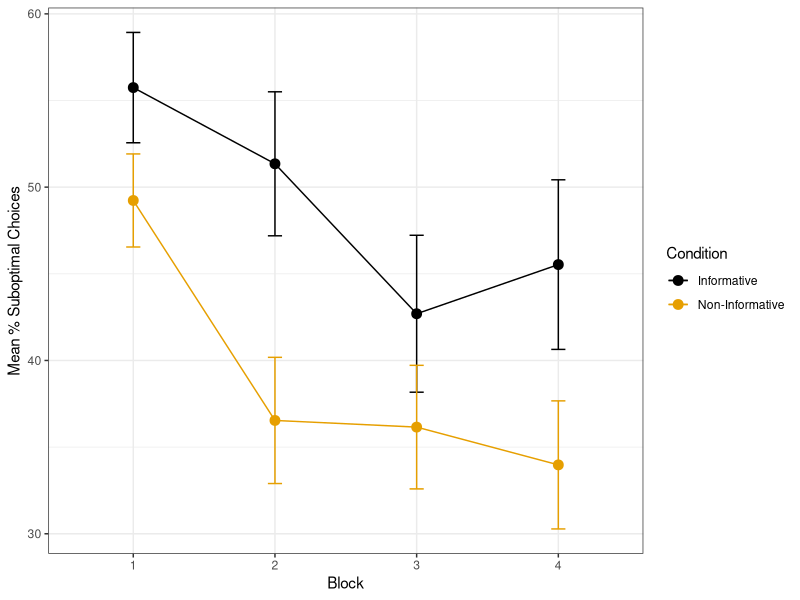
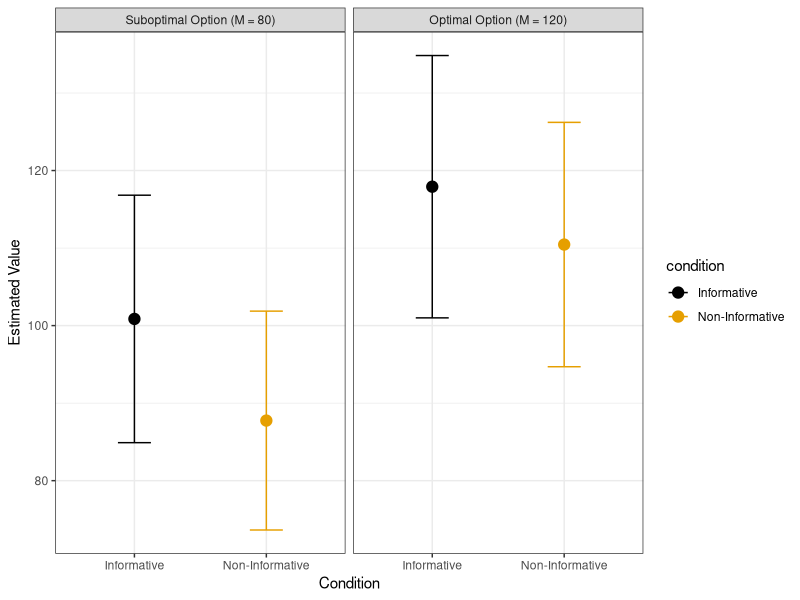
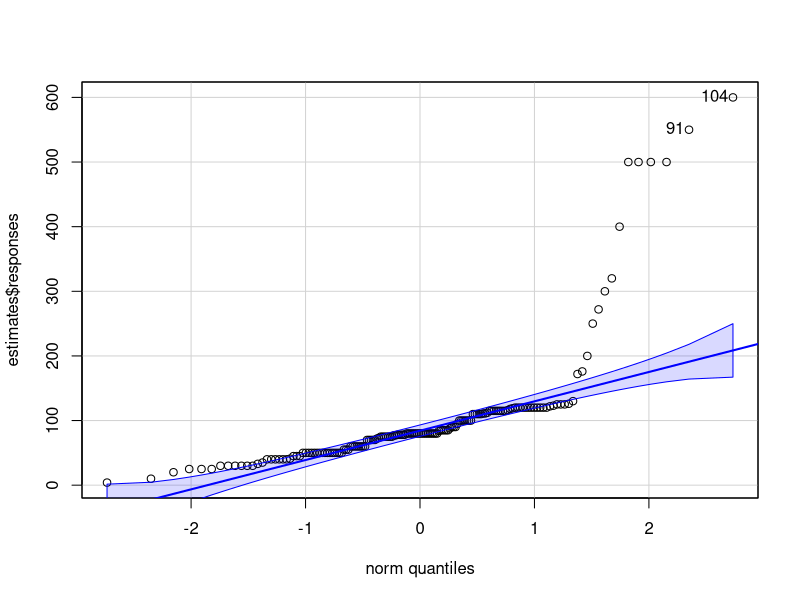
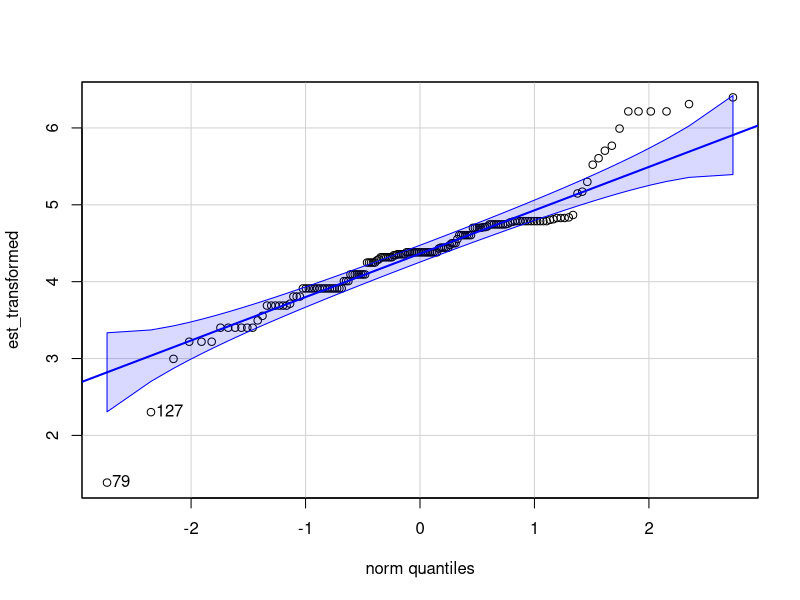

Write R code to recreate these figures, in order.
# learning NWTK Exp 1
# created axl 7/9/22
# last updated axl 12/12/23

# load the libraries
library(tidyverse)
library(here)
library(data.table)
library(ggthemes)
library(emmeans)
library(lmtest)

# load the data
data <- read.csv(here("data_tidy", "s1_data_cleaned.csv"))
data$choice <- as.factor(data$choice)

# Save trial Data 
trialdat <- data %>% filter(!is.na(banditTrial)) %>%
  select(c(PID, banditTrial, choice, cue, feedback, magnit)) %>%
  rename(condition = magnit) %>%
  arrange(PID, banditTrial)

# Overall KIS vs FON choices: proportions ####

# cue: 1 is KIS, 2 is FON

trialdat <- trialdat %>%
  mutate(block = case_when(
    banditTrial <= 15 ~ 1,
    banditTrial <= 30 ~ 2,
    banditTrial <= 45 ~ 3,
    TRUE ~ 4
  ))

## visualise prop FON over blocks

trialdat$block <- as.factor(trialdat$block)

glimpse(trialdat)

#write.csv(trialdat, here("data_tidy", "s1_trialdat.csv"), row.names = FALSE)

# Overall FON percentage across blocks ####

propFON_blocks <- trialdat %>%
  group_by(PID, block, choice, .drop=FALSE) %>%
  summarise(n_FON = n()) %>% # chose FON
  filter(choice == 1)

conditionInfo <- trialdat %>% select(c(PID, condition)) %>% unique()

propFON_blocks <- left_join(conditionInfo, propFON_blocks)

propFON_blocks <- propFON_blocks %>%
  mutate(percent_FON = (n_FON/15)*100) # 15 trials per block

propFON_summary <- propFON_blocks %>%
  group_by(condition, block) %>%
  summarise(stdev = sd(percent_FON, na.rm=TRUE),
            mean = mean(percent_FON, na.rm=TRUE),
            n = n(),
            stderr = stdev/sqrt(n)) %>%
  ungroup()

ggplot(propFON_summary,
       aes(block, mean, group = condition, col = condition)) +
  geom_point(size = 3) +
  geom_line() +
  geom_errorbar(aes(ymin=mean - stderr, ymax = mean + stderr), width = .1) +
  theme_bw() +
  labs(x="Block", y="Mean % Suboptimal Choices", col = "Condition") +
  scale_colour_colorblind(labels = c("Informative", "Non-Informative")) 

#ggsave(here("plots","s1_FON_blocks.jpg"), width = 6, height = 4.2)

# Predictors of KIS/FON choice: analyse using glmer ####
library(lme4)

trialdat$condition <- as.factor(trialdat$condition)

trialdat$condition <-relevel(trialdat$condition, ref = "NonInfo")

choice_mod_0 <- glmer(choice ~ (1|PID),
                      data = trialdat,
                      family = binomial(link = "logit"))
choice_mod_1 <- glmer(choice ~ condition+banditTrial + (1|PID),
             data = trialdat,
             family = binomial(link = "logit"))
choice_mod_2 <- glmer(choice ~ condition*banditTrial + (1|PID),
                      data = trialdat,
                      family = binomial(link = "logit"))

lrtest(choice_mod_0, choice_mod_1, choice_mod_2)

# Likelihood ratio test
# 
# Model 1: choice ~ (1 | PID)
# Model 2: choice ~ condition + banditTrial + (1 | PID)
# Model 3: choice ~ condition * banditTrial + (1 | PID)
# #Df  LogLik Df   Chisq Pr(>Chisq)    
# 1   2 -3477.9                          
# 2   4 -3435.3  2 85.1368     <2e-16 ***
# 3   5 -3435.3  1  0.1971      0.657    

summary(choice_mod_1)
confint(pairs(emmeans(choice_mod_1, ~ condition,type="response"))) 
# use 1/OR from the confint output to compute info/noninfo ratio, and 1/LCL and 1/UCL to compute CIs for that OR

# Single value estimate at end of task ####

estimates <- data %>% 
  dplyr::filter(grepl("undefined", responses)) %>%
  dplyr::filter(trial_index != 3) %>% # not the age question
  dplyr::filter(!(grepl("A", responses))) # not MTURK IDs

estimates <- estimates %>% 
  dplyr::select(PID, trial_index, condition, responses) %>%
  mutate(condition = ifelse(condition == 0, "info", "noninfo"))

estimates$responses <- as.numeric(gsub(".*?([0-9]+).*", "\\1", estimates$responses))   #extract numbers only

# exclude if people gave improbable estimates 
exclude_IDs <- subset(estimates, responses== 0 | responses >= 1000)$PID %>% unique()# participant IDs to exclude based on criteria
#Comment the above line, and uncomment the below line, to run the analyses with strict exclusion criteria; comment both lines to run analyses without any exclusion criteria
#exclude_IDs <- subset(estimates, responses < 70 | responses > 130)$PID %>% unique() # strict exclusion criteria

## results in exclusion of 19 people

estimates <- subset(estimates, !(PID %in% exclude_IDs)) # filter these out of the dataset. left with 138 estimates (ie 69 participants)
#Comment out the above line to run analyses without any exclusion criteria

estimates$PID %>% unique() # n=80 # n=43 with strict exclusions

# estimates are always suboptimal, optimal
estimates <-estimates %>% arrange(PID,trial_index) # make sure data is chronological
estimates$actual <- rep(c(80,120), length.out = nrow(estimates)) # make actual column with repeating 80, 120, 80, 120 etc going down
estimates$item <- rep(c("sub","optim"), length.out = nrow(estimates)) # make actual column with repeating 80, 120, 80, 120 etc going down


estimates <- estimates %>% select(c(PID, condition, item, responses, actual))

## plot

estimates$item <- factor(estimates$item, levels = c("sub", "optim"),
                         labels = c("Suboptimal Option (M = 80)", "Optimal Option (M = 120)")
)


estimates_summary <- estimates %>%
  group_by(condition, item) %>%
  summarise(mean = mean(responses),
            stdev = sd(responses),
            n = n(),
            stderr = stdev/sqrt(n()))

ggplot(estimates_summary,
       aes(condition, mean, colour = condition, group = condition)) +
  geom_point(size = 3.5) +
  geom_errorbar(aes(ymin = mean - stderr, ymax = mean + stderr), data = estimates_summary, width=.25) +
  theme_bw() +
  facet_wrap(~item) +
  scale_x_discrete(labels = c("Informative", "Non-Informative")) +
  labs(x="Condition", y="Estimated Value") +
  scale_colour_colorblind(labels = c("Informative", "Non-Informative"))

#ggsave(here("plots","s1_estimates_plot.jpg"), width = 5.4, height = 3.8)

## Analyse post-test estimates with mixed 2x2 anova (option type (within subjects) by condition (between-subjects)) ####

library(rstatix) # for anova

## check normality assumption
car::qqPlot(estimates$responses) # qqPlot not looking too good... apply a log transform

est_transformed <- log(estimates$responses)
#est_transformed <- log(estimates$responses + 0.000000000000000001) # uncomment this line & comment out previous line if running without exclusion criteria
# this is because zeros are not excluded when no exclusion criteria are applied

car::qqPlot(est_transformed) # looks better

estimates$est_transformed <- est_transformed

# Run the anova

res.aov <- anova_test(
  data = estimates, dv = est_transformed, wid = PID,
  between = condition, within = item
)
get_anova_table(res.aov)

estimates_raw_summary <- estimates %>% group_by(condition, item) %>% get_summary_stats(responses)
estimates_raw_summary

### ANOVA results with exclusions reported in manuscript ####
# ANOVA Table (type III tests)
# 
#       Effect DFn DFd      F     p p<.05      ges
# 1      condition   1  78  0.463 0.498       0.005000
# 2           item   1  78 10.293 0.002     * 0.022000
# 3 condition:item   1  78  0.404 0.527       0.000901

### ANOVA results without exclusions ####
# ANOVA Table (type III tests)
# 
#           Effect DFn DFd     F     p p<.05   ges
# 1      condition   1  97 0.978 0.325       0.005
# 2           item   1  97 1.770 0.186       0.009
# 3 condition:item   1  97 2.090 0.152       0.010

### ANOVA results with strict exclusions ####
# ANOVA Table (type III tests)
# 
#           Effect DFn DFd       F        p p<.05      ges
# 1      condition   1  41   2.111 1.54e-01       0.028000
# 2           item   1  41 102.350 1.04e-12     * 0.523000
# 3 condition:item   1  41   0.046 8.30e-01       0.000497


######################################
###### Win Stay, Lose Shift ##########
######    R1 Suggestion     ##########
######################################


# use a mixed model to assess 

trialdat_wsls <- trialdat %>%
  mutate(switch = ifelse(banditTrial == 1, "NA",
                         ifelse(choice == lag(choice), 0, 1))) %>%
  mutate(prevFeedback = ifelse(banditTrial == 1, "NA", lag(feedback)))


trialdat_wsls2 <- trialdat_wsls %>%
  filter(switch != "NA")

trialdat_wsls2$switch <- as.numeric(trialdat_wsls2$switch)
trialdat_wsls2$prevFeedback <- as.numeric(trialdat_wsls2$prevFeedback)
trialdat_wsls2$PID <- as.factor(trialdat_wsls2$PID)



## baseline model

wsls_baseline <- glmer(switch ~ 1 + (1|PID),
                       family = binomial(link = "logit"),
                       data = trialdat_wsls2,
                       nAGQ = 0)

## feedback model

wsls_feedback <- glmer(switch ~ 1 + prevFeedback + (1|PID),
                       family = binomial(link = "logit"),
                       data = trialdat_wsls2,
                       nAGQ = 0)


## feedback + condition model

wsls_feedback_cond <- glmer(switch ~ condition + prevFeedback + (1|PID),
                            family = binomial(link = "logit"),
                            data = trialdat_wsls2,
                            nAGQ = 0)

## interaction model

wsls_interaction <- glmer(switch ~ condition*prevFeedback + (1|PID),
                          family = binomial(link = "logit"),
                          data = trialdat_wsls2,
                          nAGQ = 0)

summary(wsls_interaction)

# Fixed effects:
# Estimate Std. Error z value Pr(>|z|)    
# (Intercept)                       -5.153e-01  1.517e-01  -3.398 0.000679 ***
# conditionInformative              -7.368e-02  2.199e-01  -0.335 0.737624    
# prevFeedback                      -4.189e-03  7.646e-04  -5.479 4.28e-08 ***
# conditionInformative:prevFeedback -7.734e-05  1.140e-03  -0.068 0.945903    

# > exp(-4.189e-03)
# [1] 0.9958198

anova(wsls_baseline, wsls_feedback, wsls_feedback_cond, wsls_interaction)

# Models:
# wsls_baseline: switch ~ 1 + (1 | PID)
# wsls_feedback: switch ~ 1 + prevFeedback + (1 | PID)
# wsls_feedback_cond: switch ~ condition + prevFeedback + (1 | PID)
# wsls_interaction: switch ~ condition * prevFeedback + (1 | PID)
# npar    AIC    BIC  logLik deviance   Chisq Df Pr(>Chisq)    
# wsls_baseline         2 6911.0 6924.4 -3453.5   6907.0                          
# wsls_feedback         3 6856.1 6876.1 -3425.0   6850.1 56.9665  1  4.433e-14 ***
# wsls_feedback_cond    4 6857.9 6884.6 -3425.0   6849.9  0.1363  1     0.7120    
# wsls_interaction      5 6859.9 6893.3 -3425.0   6849.9  0.0046  1     0.9462   

###### (feedback is bimodally distributed in a weird way) ############

# old school WSLS model #####

##### finding out the parms and putting them in a dataframe for each individual

## turning data into an array
trialdat_wsls2$PID <- as.factor(trialdat_wsls2$PID)
levels(trialdat_wsls2$PID) <- 1:length(unique(trialdat_wsls2$PID))
trialdat_wsls2$PID <- as.numeric(trialdat_wsls2$PID)

trialdat_wsls_array <- array(0, dim = c(59, ncol(trialdat_wsls2), length(unique(trialdat_wsls2$PID))))

for(i in 1:length(unique(trialdat_wsls2$PID))){
  for(j in 1:59){
    for(k in 1:ncol(trialdat_wsls2)){
      trialdat_wsls_array[j,k,i] <- trialdat_wsls2[trialdat_wsls2$PID == i & trialdat_wsls2$banditTrial == j +1, k]
    }
  }
}

trialdat_wsls_array[,,5]

#######

parmDeterminer <- data.frame(PID = 1:99,
                             p_winstay = 0,
                             p_loseshift = 0)


## col 8 switch (where switch == 1)
## col 9 is prevfeedback

for(j in 1:99){
  switchCount_lose <- 0
  stayCount_win <- 0
  loseTotalCounter <- 0
  winTotalCounter <- 0
  for(i in 1:59) {
    if(trialdat_wsls_array[i, 9, j] == 0){
      loseTotalCounter <- loseTotalCounter + 1
      if(trialdat_wsls_array[i, 8, j] == 1) {
        switchCount_lose <- switchCount_lose + 1
      }
    } else if(trialdat_wsls_array[i, 9, j] > 0) {
      winTotalCounter <- winTotalCounter + 1
      if(trialdat_wsls_array[i, 8, j] == 0) {
        stayCount_win <- stayCount_win + 1
      }
    }
  }
  parmDeterminer[j,3] <-  switchCount_lose/loseTotalCounter
  parmDeterminer[j,2] <-  stayCount_win/winTotalCounter
}


mean(parmDeterminer[,2])
mean(parmDeterminer[,3])


### tells which condition they were in
PID_infoCond<- trialdat_wsls2 %>%
  filter(banditTrial == 2 & condition == "Informative") %>%
  select(PID) %>%
  ungroup() %>% unlist() %>% unname()

PID_nonInfoCond<- trialdat_wsls2 %>%
  filter(banditTrial == 2 & condition == "NonInfo") %>%
  select(PID) %>%
  ungroup() %>% unlist() %>% unname()

## adding a col to parmDeterminer

parmDeterminer <- as.data.frame(parmDeterminer)

parmDeterminer2 <- parmDeterminer %>%
  mutate(condition = ifelse(PID %in% PID_infoCond, "Info", "NonInfo"))

parmSummary <- parmDeterminer2 %>%
  group_by(condition) %>%
  summarise(mean_winstay = mean(p_winstay), sd_winstay = sd(p_winstay),
            mean_loseshift = mean(p_loseshift), sd_loseshift = sd(p_loseshift))

# > parmSummary
# # A tibble: 2 × 5
# condition mean_winstay sd_winstay mean_loseshift sd_loseshift
# <chr>            <dbl>      <dbl>          <dbl>        <dbl>
# 1 Info             0.697      0.226          0.381        0.203
# 2 NonInfo          0.677      0.210          0.395        0.221
